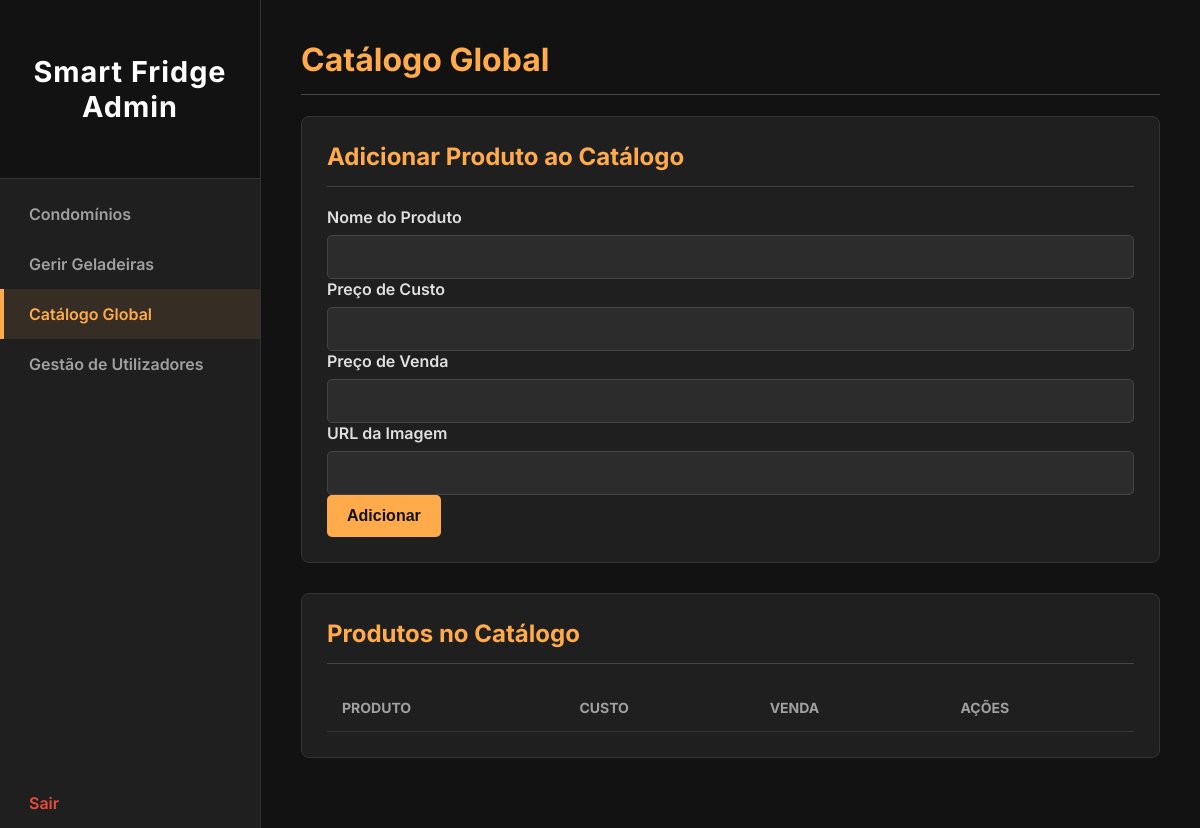
The app's page /admin/catalogo (signed in), older data.
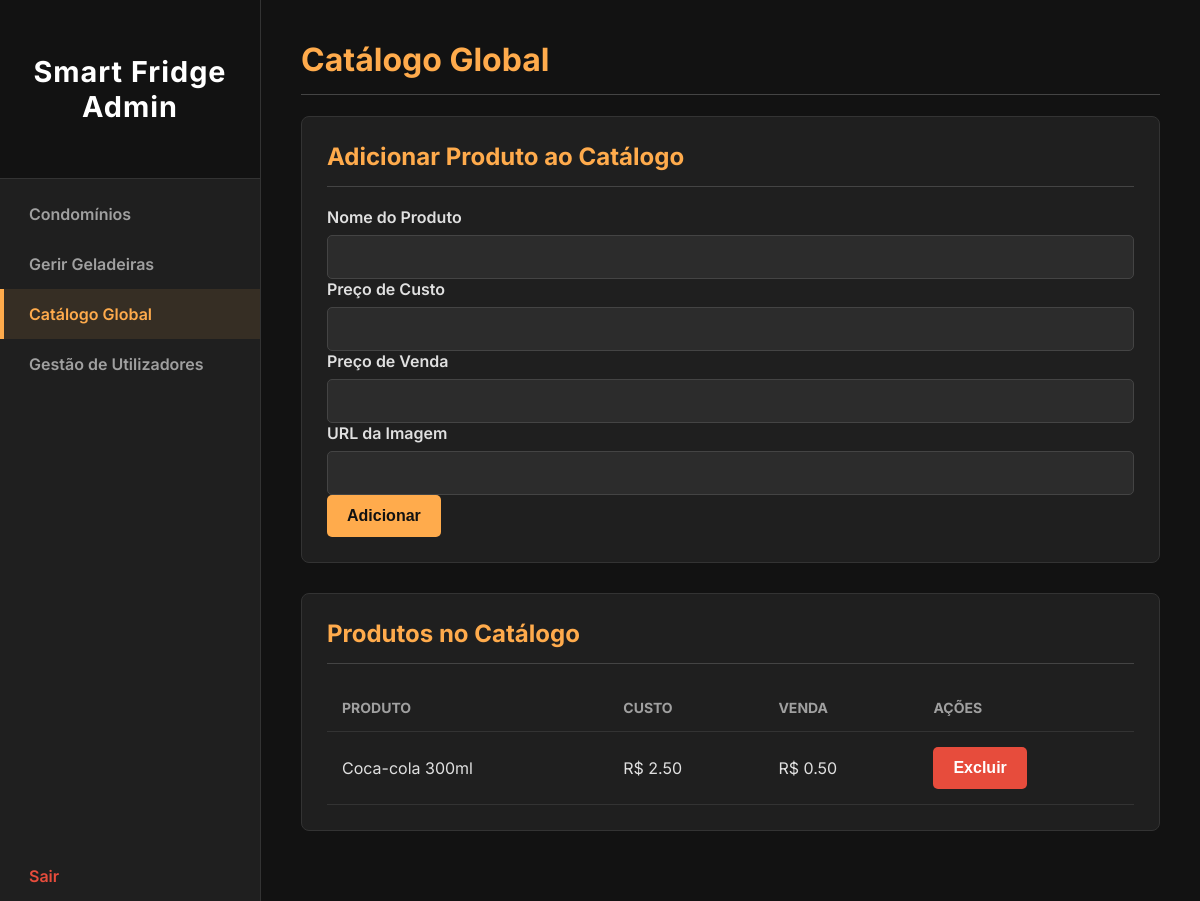
The same page, newer data.
### models.py (models this page shows)
class Product(db.Model):
    __tablename__ = 'product'
    id = db.Column(db.Integer, primary_key=True)
    name = db.Column(db.String(100), nullable=False, unique=True)
    category = db.Column(db.String(50), nullable=False, default='Outros')
    cost_price = db.Column(db.Float, nullable=False)
    sell_price = db.Column(db.Float, nullable=False)
    image_url = db.Column(db.String(255), nullable=True)

### app.py (the view, shortened to what this page needs)
@app.route('/admin/catalogo', methods=['GET', 'POST'])
@login_required
def gerenciar_catalogo():
    if not current_user.is_admin: return redirect(url_for('user_dashboard'))
    todos_produtos = Product.query.order_by(Product.name).all()
    return render_template('gerenciar_catalogo.html', produtos=todos_produtos)

### app.py (called while the page is built)
@login_manager.user_loader
def load_user(user_id):
    return User.query.get(int(user_id))

### templates/gerenciar_catalogo.html (shortened to what this page needs)
<!DOCTYPE html>
<html lang="pt-br">
<head>
    <link rel="stylesheet" href="{{ url_for('static', filename='admin_style.css') }}">
</head>
<body>
    <div class="wrapper">
        <nav class="sidebar">
            <div class="sidebar-header"><h3 class="logo-text">Smart Fridge Admin</h3></div>
            <ul>
                <li><a href="{{ url_for('gerenciar_condominios') }}">Condomínios</a></li>
                <li><a href="{{ url_for('selecionar_geladeira') }}">Gerir Geladeiras</a></li>
                <li><a href="{{ url_for('gerenciar_catalogo') }}" class="active">Catálogo Global</a></li>
                <li><a href="{{ url_for('gerenciar_utilizadores') }}">Gestão de Utilizadores</a></li>
                <li><a href="{{ url_for('logout') }}" class="logout-link">Sair</a></li>
            </ul>
        </nav>
        <main class="main-content">
            <h1>Catálogo Global</h1>
            <div class="card">
                <h2>Adicionar Produto ao Catálogo</h2>
                <form action="{{ url_for('gerenciar_catalogo') }}" method="POST">
                    <div class="form-group"><label>Nome do Produto</label><input type="text" name="product_name" required></div>
                    <div class="form-group"><label>Preço de Custo</label><input type="number" step="0.01" name="cost_price" required></div>
                    <div class="form-group"><label>Preço de Venda</label><input type="number" step="0.01" name="sell_price" required></div>
                    <div class="form-group"><label>URL da Imagem</label><input type="text" name="image_url"></div>
                    <button type="submit">Adicionar</button>
                </form>
            </div>
            <div class="card">
                <h2>Produtos no Catálogo</h2>
                <table>
                    <thead><tr><th>Produto</th><th>Custo</th><th>Venda</th><th>Ações</th></tr></thead>
                    <tbody>
                        {% for product in produtos %}
                        <tr>
                            <td>{{ product.name }}</td>
                            <td>R$ {{ "%.2f"|format(product.cost_price|float) }}</td>
                            <td>R$ {{ "%.2f"|format(product.sell_price|float) }}</td>
                            <td>
                                <form action="{{ url_for('excluir_produto_catalogo', product_id=product.id) }}" method="POST" onsubmit="return confirm('Tem a certeza?');" class="inline-form">
                                    <button type="submit" class="delete-btn">Excluir</button>
                                </form>
                            </td>
                        </tr>
                        {% endfor %}
                    </tbody>
                </table>
            </div>
        </main>
    </div>
</body>
</html>

Row changes from the older to the newer data that the page shows:
added Product: name "Coca-cola 300ml", cost_price "2.50", sell_price "0.50"
